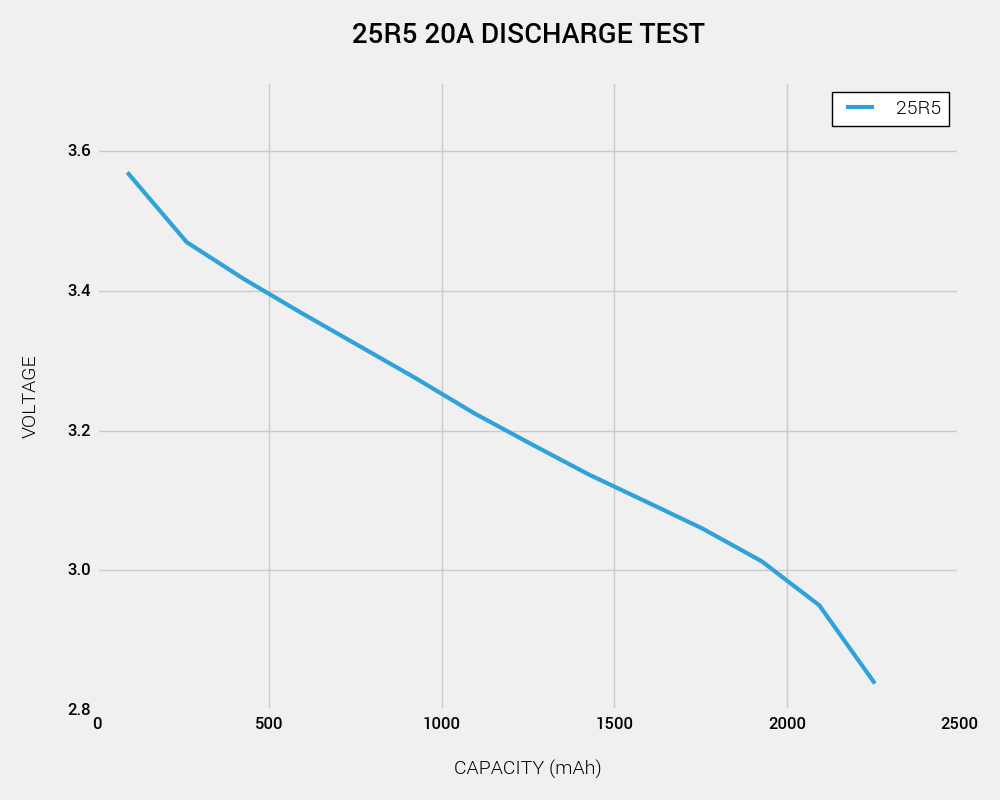

The Python source for this figure:
import matplotlib
import matplotlib.pyplot as plt
import matplotlib.font_manager as font_manager
import pandas as pd

###       INPUTS        ###
input_csv = '25R.csv'     #Name of input CSV

colIndices = ['25R']   #Name of each column prefix
names = ['25R5']     #Line names for legend

var_of_interest = ['Volts']   #Choose y axis field from axis name
title = '25R5 20A DISCHARGE TEST'  #Graph title
x_axis_label = 'VOLTAGE'      #X axis label
y_axis_label = 'CAPACITY (mAh)'  #Y axis label
line_width = 3                #Graph line width

x_range = [0,2500,500]        #X axis range
y_range = [2.8,3.7,.2]			#Y axis range
###                     ###



###       SETUP         ###
#Set font properties for 
prop = font_manager.FontProperties(fname='C:\Roboto-Light.ttf', size=14)     #Xlabel, ylabel, and legend fonts
labelprop = font_manager.FontProperties(fname='C:\Roboto-Medium.ttf', size=12)  #Tick fonts
titleprop = font_manager.FontProperties(fname='C:\Roboto-Medium.ttf', size=20)  #Title fonts

df = pd.read_csv(input_csv, delimiter = ',', encoding="utf-8-sig")
colList = list(df.columns.values)

mydpi = 100
plt.figure(figsize=(1000/mydpi,800/mydpi), dpi=mydpi)
counter=0
###                     ###



###       PLOT          ###
for rank, column in enumerate(var_of_interest):
	# for index, batteryType in enumerate(colIndices):
     #    print(1+1)
     #    with plt.style.context('fivethirtyeight'):
     #    # with plt.style.context('fivethirtyeight'):
     #        plt.plot(df[batteryType+'Capacity'].values*1000,
     #            df[batteryType+column.replace("\n", " ")].values,
     #            lw=line_width, label=names[counter])
     #        counter+=1


    batteryType = '25R'
    with plt.style.context('fivethirtyeight'):
   # with plt.style.context('fivethirtyeight'):
       plt.plot(df[batteryType+'Capacity'].values,
           df[batteryType+column.replace("\n", " ")].values/1000,
           lw=line_width, label=names[counter])
       counter+=1

legend = plt.legend(loc='upper right', shadow=False)

for label in legend.get_texts():
    label.set_fontproperties(prop)

plt.title(title, fontproperties=titleprop, y=1.05)

axes = plt.gca()
axes.set_xlim([x_range[0],x_range[1]])
axes.set_ylim([y_range[0],y_range[1]])

for label in axes.get_xticklabels():
    label.set_fontproperties(labelprop)

for label in axes.get_yticklabels():
    label.set_fontproperties(labelprop)

plt.ylabel(x_axis_label, fontproperties=prop, labelpad=20)
plt.xlabel(y_axis_label, fontproperties=prop, labelpad=20)

plt.tight_layout(pad=1.3)
###                             ###



###        OUTPUT               ###
plt.savefig("VoltageOverAhPost.png", facecolor='#F0F0F0')
# plt.show()
###                             ###

